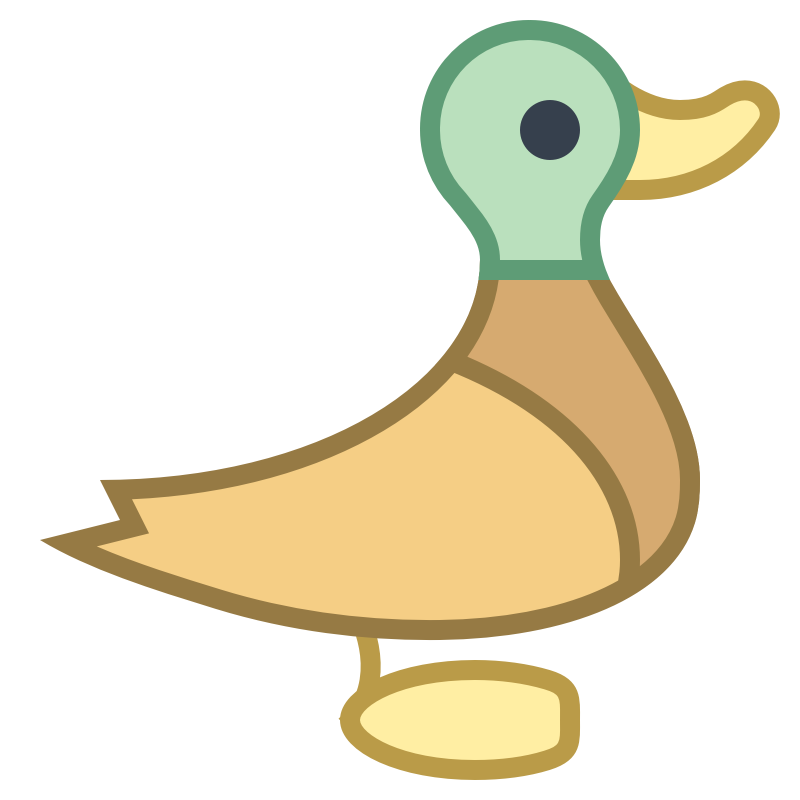
#> input picture week10/duck1600.png, 1600 x 1600 px (shown at 1/2 size)
$ python ex2.py duck1600.png owl1.png   (older library calls are emulated)
#> lines starting #> are read from the running program, lines starting #| are printed output that depends on the picture
from scipy import misc
import scipy.ndimage as ndimage
import numpy as np
import matplotlib.pyplot as plt
import sys

def load_image(file_name):
    return misc.imread(file_name)

def rgb2gray(rgb):
    return np.dot(rgb[...,:3], [0.299, 0.587, 0.114])

def apply_lsh(image):
    filtered = np.ones(shape=(image.shape[0], image.shape[1] - 1), dtype=bool)
    for i in range(image.shape[0]):
        for j in range(image.shape[1] - 1):
            filtered[i][j] = image[i][j] > image[i][j+1]
    return filtered

# Author: David Kofoed Wind
def hash_differences(image):
    result = ''
    for difference in image:
        decimal_value = 0
        hex_string = []
        for index, value in enumerate(difference):
            if value:
                decimal_value += 2**(index % 8)
            if (index % 8) == 7:
                hex_string.append(hex(decimal_value)[2:].rjust(2, '0'))
                decimal_value = 0
        result += ''.join(hex_string)
    return result


if len(sys.argv) < 3:
    sys.exit('Usage: %s file1 file2' % sys.argv[0])

filename_one = sys.argv[1]
filename_two = sys.argv[2]

grayscale_one = rgb2gray(load_image(filename_one))
#> in load_image, returned value is the input picture: shape (1600, 1600, 4); mean R, G, B, A 236.8, 230.6, 209.8, 86.5
#> in rgb2gray, `return np.dot(rgb[...,:3], [0.299, 0.587, 0.114])`:
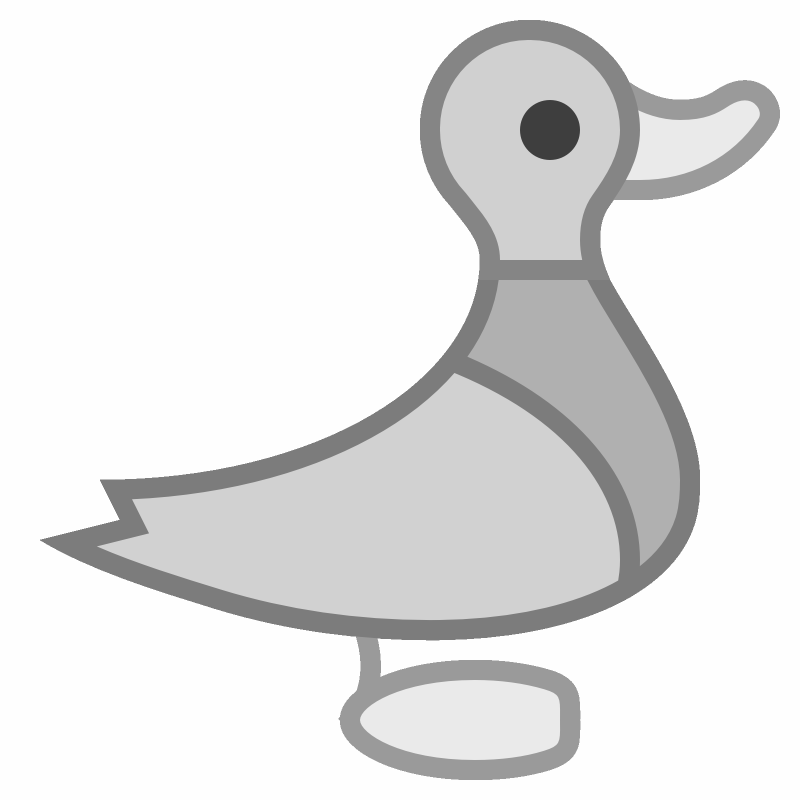
#> returned value: shape (1600, 1600) float64 (shown at 1/2 size); min 62.49, max 255, mean 230.1
grayscale_two = rgb2gray(load_image(filename_two))
#> call 2 of load_image, with file_name = 'owl1.png'
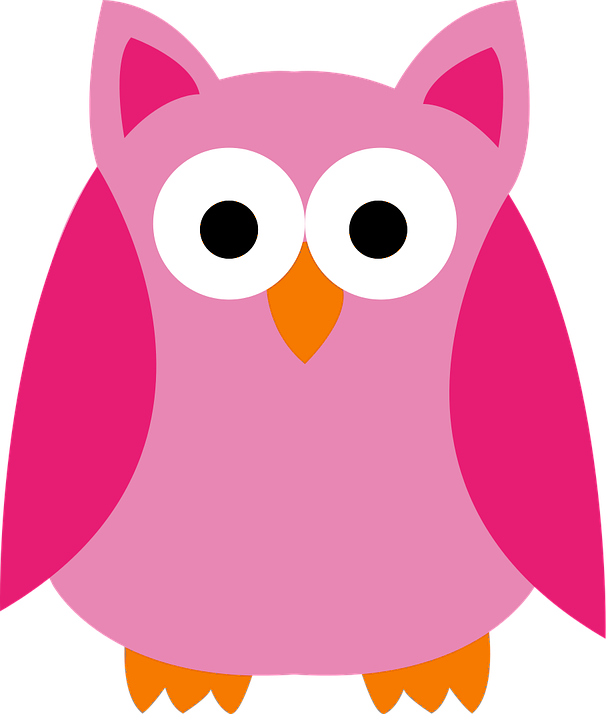
#> input picture week10/owl1.png, 606 x 714 px
#> in load_image, returned value is the input picture: shape (714, 606, 4); mean R, G, B, A 236.8, 148.6, 181.2, 255
#> in rgb2gray (call 2), `return np.dot(rgb[...,:3], [0.299, 0.587, 0.114])`:
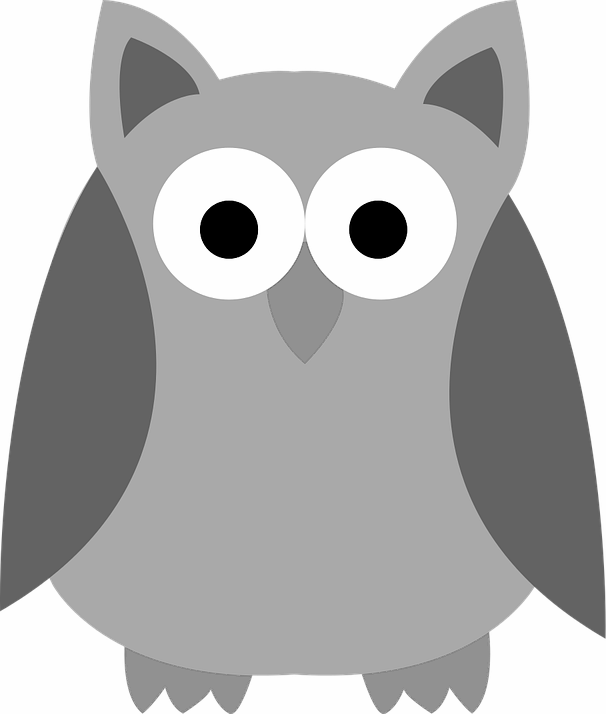
#> returned value: shape (714, 606) float64; min 0, max 255, mean 178.7

resized_one = misc.imresize(grayscale_one, (8, 9))
resized_two = misc.imresize(grayscale_two, (8, 9))

filtered_one = apply_lsh(resized_one)
filtered_two = apply_lsh(resized_two)

print(hash_differences(filtered_one))
#> the loop in hash_differences, `for difference in image:` made 8 passes
#> difference on passes 1 to 8: [False, False, False, True, True, True, False, False], [False, False, False, True, True, True, False, False], [False, False, False, True, True, True, False, False], [False, False, True, True, True, True, False, False], [True, True, True, True, True, True, False, False], [True, False, False, False, False, True, False, False], [True, True, True, True, False, False, False, False], [False, False, True, True, False, False, False, False]
#> after the loop in hash_differences, `for difference in image:`: result = '3838383c3f210f0c'
#| 3838383c3f210f0c
print(hash_differences(filtered_two))
#> the loop in hash_differences (call 2), `for difference in image:` made 8 passes
#| 632b55696960e233
